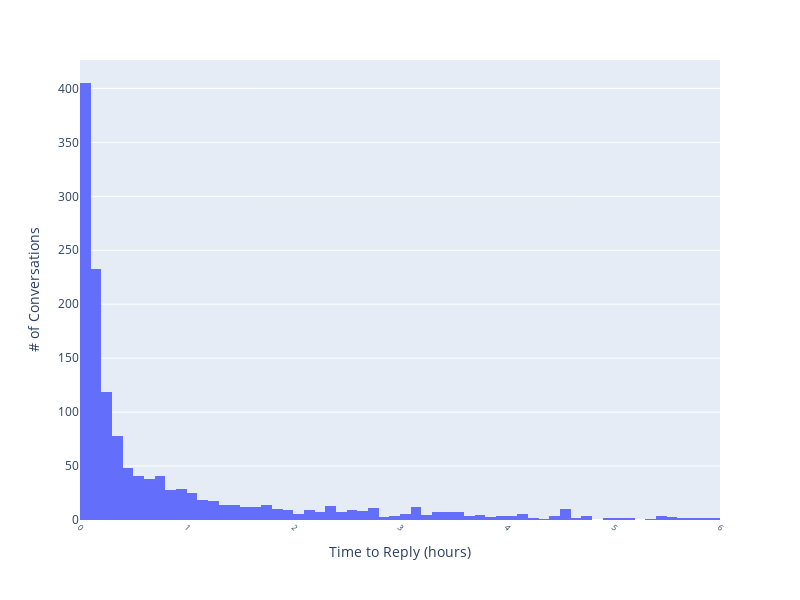

Notebook code cell kept with this figure:
### Code cell
fig = px.histogram(x=convo_stats['time_to_admin_reply']/3600, nbins=10000, width=800, height=600)

fig.update_xaxes(range=[0, 6], tick0=0, dtick=1, tickangle=45, tickfont=dict(size=8))
fig.layout.xaxis.title.text = 'Time to Reply (hours)'
fig.layout.yaxis.title.text = '# of Conversations'

fig.show()

### Figure 1 — Plotly figure (JSON) as saved in the notebook; plotly's stock layout.template omitted (floating-point values rounded to 4 significant figures; data arrays with more than 128 entries replaced by an {"elided": "..."} marker saying what was removed)
{"data": [{"alignmentgroup": "True", "bingroup": "x", "hovertemplate": "x=%{x}<br>count=%{y}<extra></extra>", "legendgroup": "", "marker": {"color": "#636efa"}, "name": "", "nbinsx": 10000, "offsetgroup": "", "orientation": "v", "showlegend": false, "type": "histogram", "x": {"elided": "2808 float values"}, "xaxis": "x", "yaxis": "y"}], "layout": {"barmode": "relative", "height": 600, "legend": {"tracegroupgap": 0}, "margin": {"t": 60}, "width": 800, "xaxis": {"anchor": "y", "domain": [0, 1], "dtick": 1, "range": [0, 6], "tick0": 0, "tickangle": 45, "tickfont": {"size": 8}, "title": {"text": "Time to Reply (hours)"}}, "yaxis": {"anchor": "x", "domain": [0, 1], "title": {"text": "# of Conversations"}}}}
